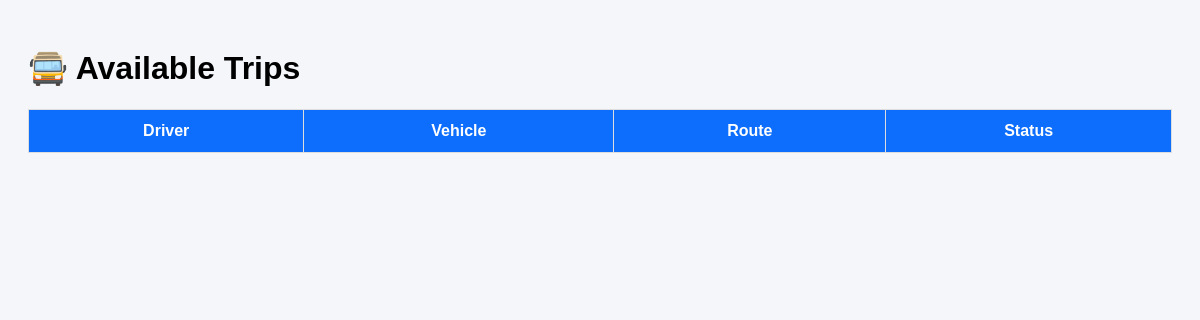
Page /trips/ on the earlier database version.
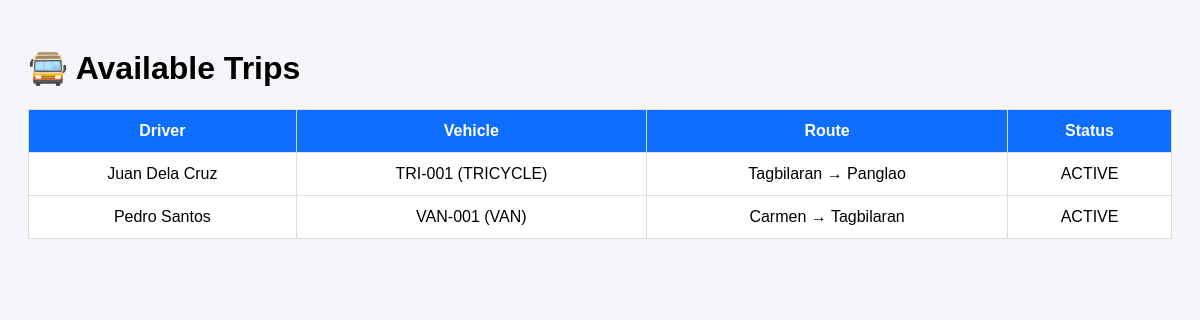
Same page on the later database version.
### core/models.py (models this page shows, shortened)
class Assignment(models.Model):
    STATUS_CHOICES = [
        ('PENDING', 'Pending'),
        ('ACTIVE', 'Active'),
        ('COMPLETED', 'Completed'),
        ('CANCELLED', 'Cancelled'),
    ]
    driver = models.ForeignKey(Driver, on_delete=models.CASCADE)
    vehicle = models.ForeignKey(Vehicle, on_delete=models.CASCADE)
    route = models.ForeignKey(Route, on_delete=models.CASCADE)
    status = models.CharField(max_length=20, choices=STATUS_CHOICES, default='PENDING')
    created_at = models.DateTimeField(auto_now_add=True)
    updated_at = models.DateTimeField(auto_now=True)

class Driver(models.Model):
    name = models.CharField(max_length=100)
    license_number = models.CharField(max_length=50)
    contact_number = models.CharField(max_length=20)
    status = models.CharField(max_length=20, default="Available")
    def __str__(self):
        return self.name

class Vehicle(models.Model):
    VEHICLE_TYPES = [
        ('TRICYCLE', 'Tricycle'),
        ('VAN', 'Van'),
        ('BUS', 'Bus'),
    ]
    vehicle_number = models.CharField(max_length=50)
    vehicle_type = models.CharField(max_length=20, choices=VEHICLE_TYPES)
    capacity = models.IntegerField()
    status = models.CharField(max_length=20, default="Available")
    def __str__(self):
        return f"{self.vehicle_number} ({self.vehicle_type})"

class Route(models.Model):
    origin = models.CharField(max_length=100)
    destination = models.CharField(max_length=100)
    distance_km = models.FloatField()
    fare = models.DecimalField(max_digits=10, decimal_places=2)
    def __str__(self):
        return f"{self.origin} → {self.destination}"

### core/views.py (the view)
# urls.py: path('trips/', views.trips, name='trips'),
def trips(request):
    trips = Assignment.objects.all()
    return render(request, 'core/trips.html', {
        'trips': trips
    })

### core/templates/core/trips.html (shortened to what this page needs)
<!DOCTYPE html>
<html lang="en">
<head>
</head>
<body>
<h1>🚍 Available Trips</h1>
<table>
    <tr>
        <th>Driver</th>
        <th>Vehicle</th>
        <th>Route</th>
        <th>Status</th>
    </tr>
    {% for trip in trips %}
    <tr>
        <td>{{ trip.driver }}</td>
        <td>{{ trip.vehicle }}</td>
        <td>{{ trip.route }}</td>
        <td>{{ trip.status }}</td>
    </tr>
    {% endfor %}
</table>
</body>
</html>

### core/templates/core/trips.html (style rules this page uses)
body { font-family: Arial; background: #f4f6f9; padding: 20px; }
table { width: 100%; border-collapse: collapse; background: white; }
th, td { border: 1px solid #ddd; padding: 12px; text-align: center; }
th { background: #0d6efd; color: white; }

Differences in the rows shown:
added Assignment: driver "Juan Dela Cruz", vehicle "TRI-001 (TRICYCLE)", route "Tagbilaran → Panglao", status "ACTIVE"
added Assignment: driver "Pedro Santos", vehicle "VAN-001 (VAN)", route "Carmen → Tagbilaran", status "ACTIVE"
